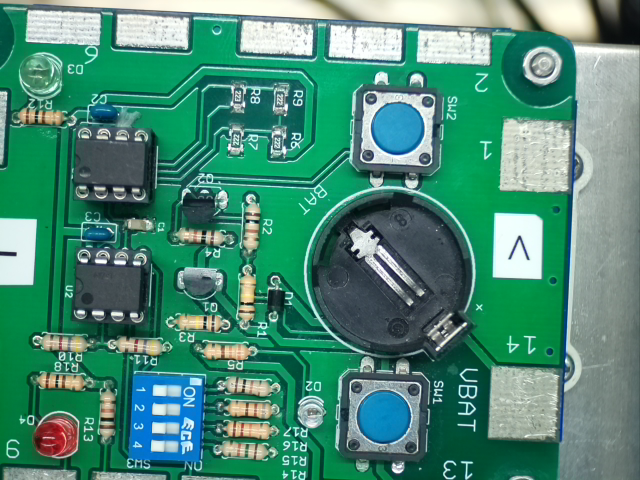
#> input picture 2023_gyaku1.png, 640 x 480 px
$ python -i image_process.py   (imports and definitions only)   (older library calls are emulated)
#> lines starting #> are read from the running program, lines starting #| are printed output that depends on the picture; after the words box and inside, x2 and y2 are one past the last pixel; in counts of white or black regions, pixels touching at a corner belong together
#> further down, picture is the input picture: shape (480, 640, 3); mean B, G, R 118.6, 138.6, 75.2
#!/usr/bin/python3
# -*- coding: utf-8 -*-

# 基本的にこのファイルだけをプログラムすれば良い。

import cv2
import numpy as np

# GPIOを設定する。
# 入力に設定するGPIO番号を外
#32;331;0c部からの入力の順に記述する。
# ピン数は4個である。
# [20 lines left out: functions pin_init, pout_init, not called in this run]


# 画像処理用関数
# ここでいろいろな処理をして、ワークの有無とワークの向きを返す。
# 引数src_imgはカメラから読み込んだ画像
# 戻り値は画像処理した結果
def image_process( src_img ):
# [11 lines of commented-out code are left out]

    sw_model_img = cv2.imread("switch_model.png")

    # 有無、順逆でそれぞれ1にするか0にするかをハードウェア、CB05とのインターフェースによって設定する。
    Presence = 1    # 有
    Absence = 0     # 無
    Forward = 1     # 順方向
    Reverse = 0     # 逆方向
    DoNotCare = -1  # 未使用

#   Capture_sizer = 480
#   Capture_sizec = 640

#   Capture_size_r,Caputure_size_c,Capture_size_color = size_check_img.shape   #入力画像の高さ、幅、（色）を取得

    pixel_mag = 1.0;
#   pixel_mag = Capture_size_r/480*1.0;     #画素数680：480を1.0としたときの入力画像の倍率を求める

#座標の初期値は画素数640：480を基準として設定

    led_default_ulc_fr = 357    #led正位置_左上検査座標の列成分
    led_default_ulc_fc = 130    #led正位置　行
    led_default_ulc_rr = 60     #led逆位置　列
    led_default_ulc_rc = 435    #led逆位置　行

    led_height = 80     #LEDの検査範囲
    led_width = 80

    sw_default_ulc_fr = 60      #基板正向き時のスイッチの検査範囲の左上座標:行成分
    sw_default_ulc_fc = 380     #列成分
    sw_default_ulc_rr = 295     #逆向き時：行成分
    sw_default_ulc_rc = 135

    sw_offset_fr = int( sw_default_ulc_fr*pixel_mag )   #入力画像の画素数に合わせて処理時の座標を求める
    sw_offset_fc = int( sw_default_ulc_fc*pixel_mag )
    sw_offset_rr = int( sw_default_ulc_rr*pixel_mag )
    sw_offset_rc = int( sw_default_ulc_rc*pixel_mag )

    sw_height = 130     #スイッチの検査範囲
    sw_width = 130

    sw_match_threshold = 0.5    #スイッチのパターンマッチングの一致率しきい値

    led_offset_fr = int( led_default_ulc_fr*pixel_mag )
    led_offset_fc = int( led_default_ulc_fc*pixel_mag )
    led_offset_rr = int( led_default_ulc_rr*pixel_mag )
    led_offset_rc = int( led_default_ulc_rc*pixel_mag )
    #色相範囲(角度)　0～255の範囲でしか表せないため1/2で表す
    blue_low = 100  #パレットの青の色相範囲の下限(角度)　200度
    blue_high = 140 #パレットの青の上限　280度
    green_low = 70  #基板の緑
    green_high = 85
    red_low = 10    #赤LEDの色相の下限　赤の範囲は20度から0度経由の340度の範囲
    red_high = 170

    result = [DoNotCare, DoNotCare, DoNotCare, DoNotCare]   # 結果の初期値は、全て「未使用」とする。

    # 画像処理
    hsv_img = cv2.cvtColor( src_img, cv2.COLOR_BGR2HSV )    # HSVに変換する。
#> hsv_img: shape (480, 640, 3); mean H, S, V 78.7, 139.8, 142.7
    split_img = cv2.split( hsv_img )                        # SHVの各チャンネルに分離する。

    # 基板有無判定　緑の面積が広かったら基板があるとみなす。
    hue_img = cv2.inRange( split_img[0], green_low, green_high )    #しきい値内の色相を抽出
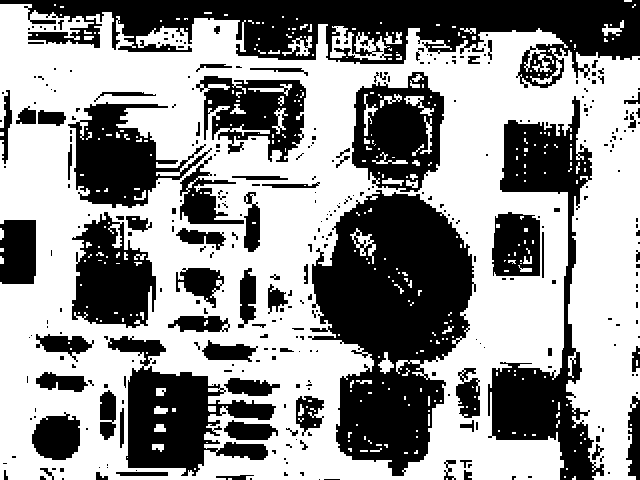
#> hue_img: shape (480, 640); 58% white; 355 black regions (267 under 20 px), largest, box (x1, y1, x2, y2) and area: (308, 190, 476, 476) 28833, (0, 0, 640, 88) 25597, (488, 96, 604, 480) 13939
    sat_img = cv2.inRange( split_img[1], 128, 255 )                 #しきい値以上の彩度を抽出
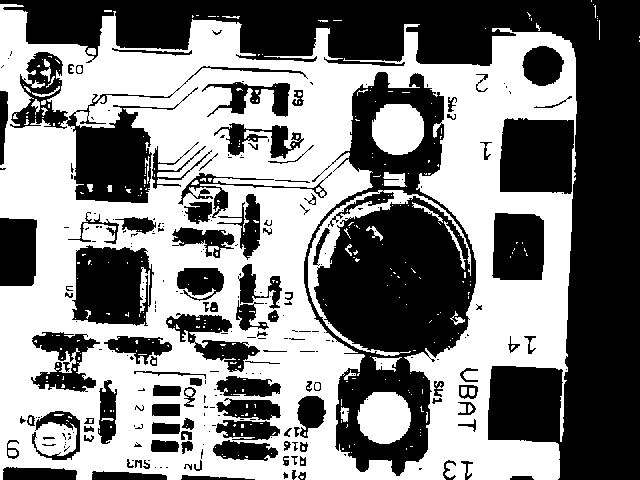
#> sat_img: shape (480, 640); 50.8% white; 265 black regions (155 under 20 px), largest, box (x1, y1, x2, y2) and area: (0, 0, 640, 480) 64626, (304, 72, 476, 476) 32730, (10, 52, 308, 203) 8356
    green_img = cv2.bitwise_and( hue_img,sat_img )                  # 色相と彩度のandを取る
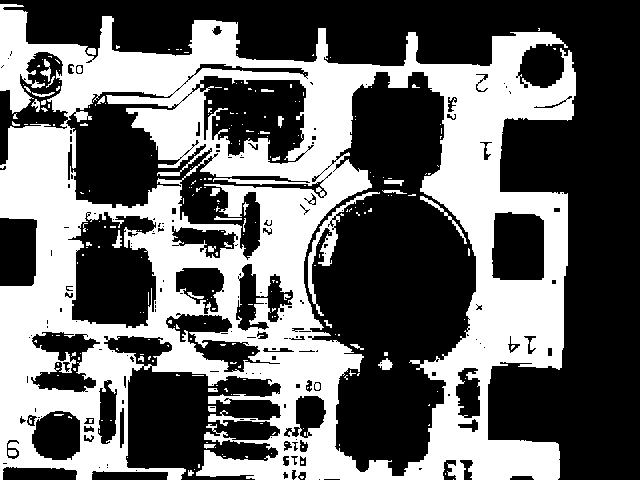
#> green_img: shape (480, 640); 41% white; 252 white regions (215 under 20 px), largest, box (x1, y1, x2, y2) and area: (0, 4, 576, 480) 122188, (308, 192, 380, 316) 1066, (420, 196, 467, 244) 207
    pixel_sum = cv2.reduce( green_img, 1, cv2.REDUCE_SUM, dtype=cv2.CV_64F )/255    # 各行の和を求める。
#> pixel_sum = 480 values, max 475 at index 73, min 0 at index 0, mean 262.4
    pixel_sum = cv2.reduce( pixel_sum, 0, cv2.REDUCE_SUM, dtype=cv2.CV_64F )        # 各列の和を求める。
#> pixel_sum = [125931]
    # [5 lines of commented-out code are left out]

    if pixel_sum > (90000*pixel_mag):   # 緑の面積がある程度以上だったら、
        # 正向き判定　赤のLEDの位置で向きを判定する。
        cropped_img = split_img[0][led_offset_fr:led_offset_fr + led_height, led_offset_fc:led_offset_fc + led_width]   # LED$$
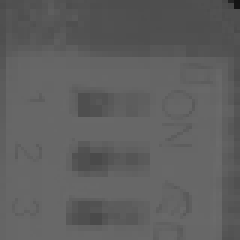
#> cropped_img: shape (80, 80) (shown 3 times larger); min 20, max 107, mean 94.9
        red_img = cv2.inRange( cropped_img, red_low, red_high )                 # 赤ではない範囲を抜き出す。
#> red_img: shape (80, 80); every value is 255
        #red_img = cv2.bitwise_not( red_img )                                   # 赤ではない範囲が抽出されるので、反転して赤の$
        pixel_sum = cv2.reduce( red_img, 1, cv2.REDUCE_SUM, dtype=cv2.CV_64F )/255  # 各行の和を求める。
#> pixel_sum = 80 values from 80 to 80
        pixel_sum = cv2.reduce( pixel_sum, 0, cv2.REDUCE_SUM, dtype=cv2.CV_64F )    # 各列の和を求める。
#> pixel_sum = [6400]
#       print( "red pixels F number:", led_height*led_width - pixel_sum[0][0] )
#       cv2.imshow( "red F image", red_img )
#       cv2.imshow( "red hue F image", cropped_img )
        if led_height*led_width - pixel_sum > (700*pixel_mag) : # 所定の場所 (順位置) に赤LEDがったら、
            #正向き判定　タクトスイッチの位置を判定する。
            cropped_img = src_img[sw_offset_fr:sw_offset_fr + sw_height, sw_offset_fc:sw_offset_fc + sw_width]
            sw_model_img = cv2.cvtColor(sw_model_img,cv2.COLOR_BGR2GRAY)
            cropped_img = cv2.cvtColor(cropped_img,cv2.COLOR_BGR2GRAY)
#           cv2.imshow( "sw f image", cropped_img )
            res = cv2.matchTemplate(cropped_img, sw_model_img, cv2.TM_CCOEFF_NORMED)    #テンプレートマッチング
            loc = np.where(res >= sw_match_threshold)
            h, w = sw_model_img.shape
            cropped_img = cv2.cvtColor( cropped_img, cv2.IMREAD_GRAYSCALE)
            sw_result = 0
            for pt in zip(*loc[::-1]):  #マッチング率の高い場所表示
                cv2.rectangle(cropped_img, pt, (pt[0] + w, pt[1] + h), (0, 0, 255), 2)
                sw_result += 1;
#           cv2.imshow("result F match",cropped_img)
#           print( "match result F:", sw_result)
            if sw_result >0  :
                result[0] = Presence    # 基板有り
            result[0] = Presence    # 基板有り
            result[1] = Forward     # 順方向
            sw_result = 0;

        else :
            # 逆向き判定　赤のLEDの位置で向きを判定する。
            cropped_img = split_img[0][led_offset_rr:led_offset_rr + led_height, led_offset_rc:led_offset_rc + led_width]   # $
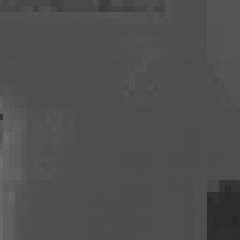
#> cropped_img: shape (80, 80) (shown 3 times larger); min 41, max 109, mean 78.3
            cropped_src_img = src_img[led_offset_rr:led_offset_rr + led_height, led_offset_rc:led_offset_rc + led_width]
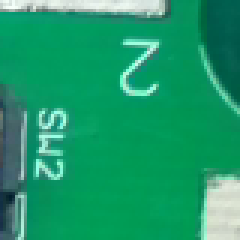
#> cropped_src_img: shape (80, 80, 3) (shown 3 times larger); mean B, G, R 105.9, 153.3, 28.5
#           cv2.imshow( "cropped src R image", cropped_src_img )
            red_img = cv2.inRange( cropped_img, red_low, red_high )                 # 赤ではない範囲を抜き出す。
            #red_img = cv2.bitwise_not( red_img )                                   # 赤ではない範囲が抽出されるので、反転して$
            pixel_sum = cv2.reduce( red_img, 1, cv2.REDUCE_SUM, dtype=cv2.CV_64F )/255  # 各行の和を求める。
#> pixel_sum = 80 values from 80 to 80
            pixel_sum = cv2.reduce( pixel_sum, 0, cv2.REDUCE_SUM, dtype=cv2.CV_64F )    # 各列の和を求める。
#> pixel_sum = [6400]
#           print( "red pixels R number:", led_height*led_width - pixel_sum[0][0] )
#           cv2.imshow( "red  R image", red_img )
#           cv2.imshow( "red hue R image", cropped_img )

            if led_height*led_width - pixel_sum > (700*pixel_mag) : # 所定の場所 (逆位置) に赤LEDがあったら、
                #逆向き判定　タクトスイッチの位置を判定する。
                cropped_img = src_img[sw_offset_rr:sw_offset_rr + sw_height, sw_offset_rc:sw_offset_rc + sw_width]
                sw_model_img = cv2.cvtColor(sw_model_img,cv2.COLOR_BGR2GRAY)
                cropped_img = cv2.cvtColor(cropped_img,cv2.COLOR_BGR2GRAY)
#               cv2.imshow( "sw f image", cropped_img )
                res = cv2.matchTemplate(cropped_img, sw_model_img, cv2.TM_CCOEFF_NORMED)    #テンプレートマッチング
                loc = np.where(res >= sw_match_threshold)
                h, w = sw_model_img.shape   #モデル画像の高さ、幅を取得（四角の描画に利用）
                cropped_img = cv2.cvtColor( cropped_img, cv2.IMREAD_GRAYSCALE)
                sw_result = 0
                for pt in zip(*loc[::-1]):  #マッチング率の高い場所表示
                    cv2.rectangle(cropped_img, pt, (pt[0] + w, pt[1] + h), (0, 0, 255), 2)
                    sw_result += 1;
#               cv2.imshow("result R match",cropped_img)
#               print("match result R",sw_result)
                if sw_result > 0 :
                    result[0] = Presence    # 基板有り
                    result[1] = Reverse     # 逆方向
                else :
                    result[0] = Absence # 基板無し
    else :
        # パレット有無判定
        hue_img = cv2.inRange( split_img[0], blue_low, blue_high )      #
        sat_img = cv2.inRange( split_img[1], 180, 255 )
        blue_img = cv2.bitwise_and( hue_img, sat_img )
        pixel_sum = cv2.reduce( blue_img, 1, cv2.REDUCE_SUM, dtype=cv2.CV_64F )/255 # 各行の和を求める。
        pixel_sum = cv2.reduce( pixel_sum, 0, cv2.REDUCE_SUM, dtype=cv2.CV_64F )    # 各列の和を求める。
        # [4 lines of commented-out code are left out]

        if pixel_sum > (180000.0*pixel_mag) :   # 青の面積がある程度以上だったら、
            result[0] = Absence     # 基板無し
            result[1] = Presence    # パレット有り
        else :
            result[0] = Absence     # 基板無し
            result[1] = Absence     # パレット無し

#   gray_img = cv2.cvtColor( src_img, cv2.COLOR_BGR2GRAY )      # グレースケールに変換する。
#   zeros = gray_img * 0                                        # オール0の画像を生成する。
#   split_img = cv2.split( src_img )                            # カラー画像をBGRの3枚に分離する。
#   blue_img = cv2.merge( ( split_img[0], zeros, zeros ) )      # 青画像を作成する。
#   green_img = cv2.merge( ( zeros, split_img[1], zeros ) )     # 緑画像を作成する。
#   red_img = cv2.merge( ( zeros, zeros, split_img[2] ) )       # 赤画像を作成する。
#   inverted_img = 255 - gray_img                               # 白黒反転する。

    # 画像の表示は、デバッグの時だけ行う。
#   cv2.imshow( "source image", src_img )   # 表示する。
#   cv2.imshow( "gray scale image", gray_img )                  # 表示する。
    #cv2.imshow( "blue channel image", blue_img )               # 表示する。
    #cv2.imshow( "green channel image", green_img )             # 表示する。
    #cv2.imshow( "red channel image", red_img )                 # 表示する。
    #cv2.imshow( "gray scale inverted image", inverted_img )    # 表示する。
#   print( "Result", result )

    cv2.waitKey( 1 )    # 表示のアクションを起こす。
    # [8 lines of commented-out code are left out]

    return result

>>> import cv2
>>> picture = cv2.imread('2023_gyaku1.png')
>>> result = image_process(picture)
#> result = [-1, -1, -1, -1]

$ run again, on 2023_ng1.png
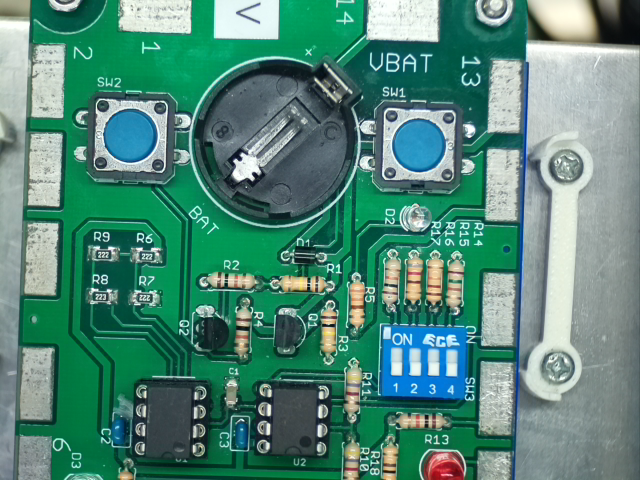
#> input picture 2023_ng1.png, 640 x 480 px
#> picture is the input picture: shape (480, 640, 3); mean B, G, R 120.6, 135.3, 82.6
#> hsv_img: shape (480, 640, 3); mean H, S, V 80.5, 125, 139.4
#> in image_process, `hue_img = cv2.inRange( split_img[0], green_low, green_high )`:
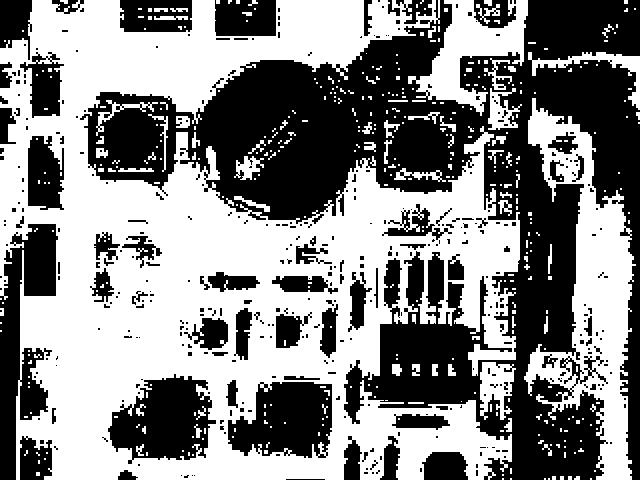
#> hue_img: shape (480, 640); 52.8% white; 381 black regions (296 under 20 px), largest, box (x1, y1, x2, y2) and area: (80, 0, 640, 480) 97755, (0, 224, 58, 480) 7620, (108, 374, 216, 464) 6136
#> sat_img: shape (480, 640); 45.2% white; 318 white regions (286 under 20 px), largest, box (x1, y1, x2, y2) and area: (16, 0, 528, 480) 130461, (104, 109, 157, 162) 2206, (392, 120, 446, 172) 2172
#> green_img: shape (480, 640); 35.3% white; 285 white regions (245 under 20 px), largest, box (x1, y1, x2, y2) and area: (16, 0, 520, 480) 98975, (408, 0, 528, 116) 5271, (468, 344, 516, 376) 558
#> in image_process, `pixel_sum = cv2.reduce( green_img, 1, cv2.REDUCE_SUM, dtype=cv2.CV_64F..`: pixel_sum = 480 values, max 417 at index 40, min 15 at index 117, mean 225.7
#> in image_process, `pixel_sum = cv2.reduce( pixel_sum, 0, cv2.REDUCE_SUM, dtype=cv2.CV_64F )`: pixel_sum = [108334]
#> red_img: shape (80, 80); every value is 255
#> in image_process, `pixel_sum = cv2.reduce( red_img, 1, cv2.REDUCE_SUM, dtype=cv2.CV_64F )..`: pixel_sum = 80 values from 80 to 80
#> in image_process, `pixel_sum = cv2.reduce( pixel_sum, 0, cv2.REDUCE_SUM, dtype=cv2.CV_64F )`: pixel_sum = [6400]
#> in image_process, `cropped_src_img = src_img[led_offset_rr:led_offset_rr + led_height, le..`:
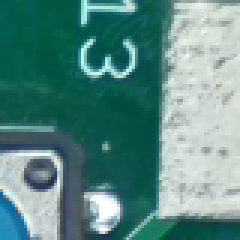
#> cropped_src_img: shape (80, 80, 3) (shown 3 times larger); mean B, G, R 131.9, 137.2, 91.1
#> in image_process, `pixel_sum = cv2.reduce( red_img, 1, cv2.REDUCE_SUM, dtype=cv2.CV_64F )..`: pixel_sum = 80 values from 80 to 80
#> in image_process, `pixel_sum = cv2.reduce( pixel_sum, 0, cv2.REDUCE_SUM, dtype=cv2.CV_64F )`: pixel_sum = [6400]
#> result = [-1, -1, -1, -1]

$ run again, on 2023_ng2.png
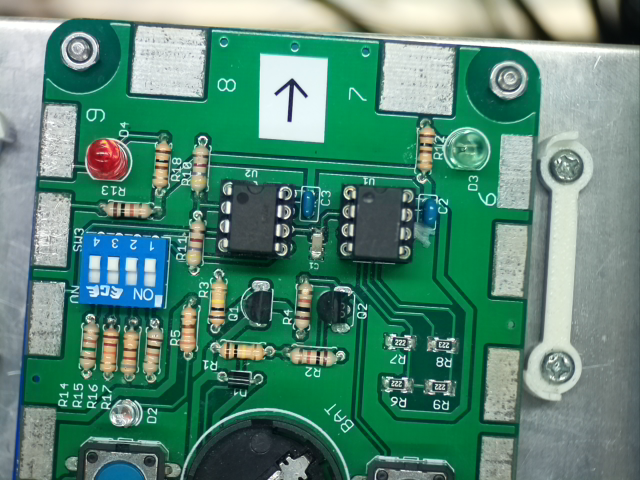
#> input picture 2023_ng2.png, 640 x 480 px
#> picture is the input picture: shape (480, 640, 3); mean B, G, R 117.7, 135.5, 86.2
#> hsv_img: shape (480, 640, 3); mean H, S, V 76.9, 123.8, 139
#> in image_process, `hue_img = cv2.inRange( split_img[0], green_low, green_high )`:
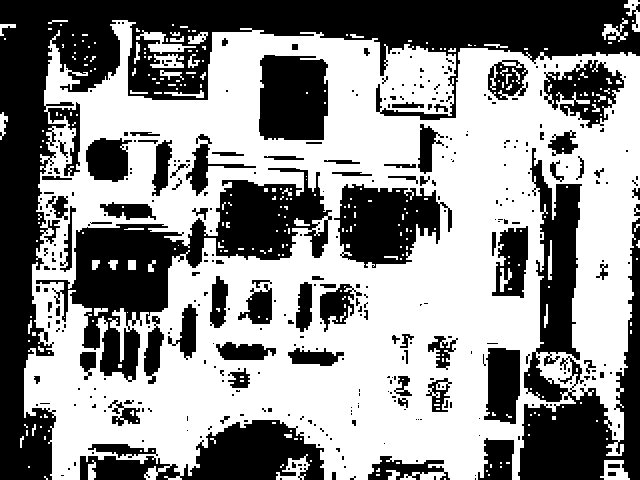
#> hue_img: shape (480, 640); 56.1% white; 370 black regions (272 under 20 px), largest, box (x1, y1, x2, y2) and area: (0, 0, 640, 480) 52158, (36, 168, 332, 382) 17983, (518, 148, 640, 480) 17258
#> sat_img: shape (480, 640); 43.9% white; 276 white regions (236 under 20 px), largest, box (x1, y1, x2, y2) and area: (12, 20, 541, 480) 128941, (188, 412, 347, 480) 1789, (96, 461, 144, 480) 689
#> green_img: shape (480, 640); 36.6% white; 261 white regions (221 under 20 px), largest, box (x1, y1, x2, y2) and area: (24, 48, 541, 480) 76080, (44, 25, 421, 166) 24110, (32, 142, 304, 289) 7791
#> in image_process, `pixel_sum = cv2.reduce( green_img, 1, cv2.REDUCE_SUM, dtype=cv2.CV_64F..`: pixel_sum = 480 values, max 419 at index 398, min 0 at index 0, mean 234.4
#> in image_process, `pixel_sum = cv2.reduce( pixel_sum, 0, cv2.REDUCE_SUM, dtype=cv2.CV_64F )`: pixel_sum = [112522]
#> in image_process, `pixel_sum = cv2.reduce( red_img, 1, cv2.REDUCE_SUM, dtype=cv2.CV_64F )..`: pixel_sum = 80 values, max 80 at index 0, min 74 at index 1, mean 79.75
#> in image_process, `pixel_sum = cv2.reduce( pixel_sum, 0, cv2.REDUCE_SUM, dtype=cv2.CV_64F )`: pixel_sum = [6380]
#> in image_process, `cropped_src_img = src_img[led_offset_rr:led_offset_rr + led_height, le..`:
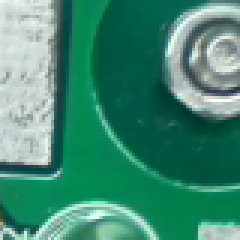
#> cropped_src_img: shape (80, 80, 3) (shown 3 times larger); mean B, G, R 115.3, 137.5, 65.7
#> in image_process, `pixel_sum = cv2.reduce( red_img, 1, cv2.REDUCE_SUM, dtype=cv2.CV_64F )..`: pixel_sum = 80 values from 80 to 80
#> in image_process, `pixel_sum = cv2.reduce( pixel_sum, 0, cv2.REDUCE_SUM, dtype=cv2.CV_64F )`: pixel_sum = [6400]
#> result = [-1, -1, -1, -1]

$ run again, on 2023_ng3.png
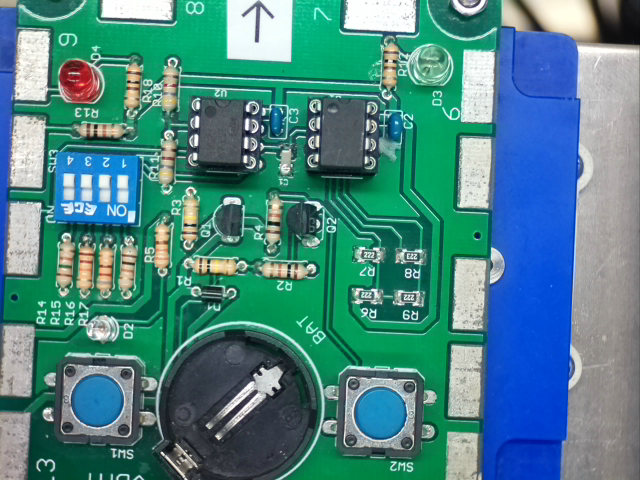
#> input picture 2023_ng3.png, 640 x 480 px
#> picture is the input picture: shape (480, 640, 3); mean B, G, R 133.6, 131.9, 75.3
#> hsv_img: shape (480, 640, 3); mean H, S, V 78.6, 138, 152.2
#> in image_process, `hue_img = cv2.inRange( split_img[0], green_low, green_high )`:
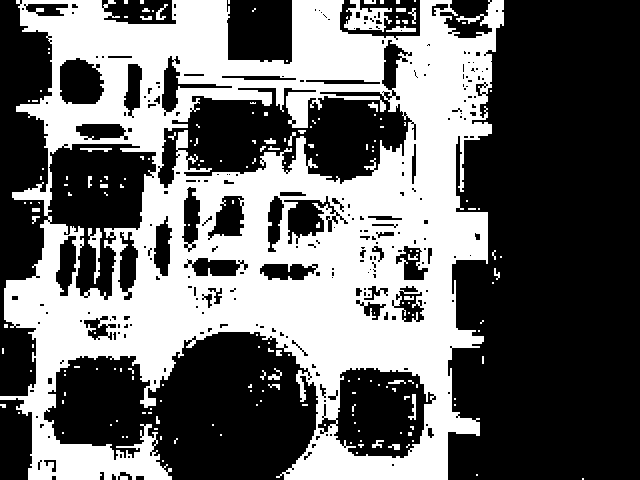
#> hue_img: shape (480, 640); 41.1% white; 189 white regions (150 under 20 px), largest, box (x1, y1, x2, y2) and area: (0, 0, 504, 480) 122754, (344, 0, 392, 32) 781, (88, 228, 102, 284) 320
#> sat_img: shape (480, 640); 53.2% white; 222 black regions (123 under 20 px), largest, box (x1, y1, x2, y2) and area: (500, 0, 640, 480) 34274, (42, 321, 437, 480) 33466, (12, 27, 454, 227) 17135
#> green_img: shape (480, 640); 33.1% white; 213 white regions (170 under 20 px), largest, box (x1, y1, x2, y2) and area: (4, 0, 496, 480) 72445, (20, 0, 384, 88) 15990, (16, 66, 272, 152) 5629
#> in image_process, `pixel_sum = cv2.reduce( green_img, 1, cv2.REDUCE_SUM, dtype=cv2.CV_64F..`: pixel_sum = 480 values, max 402 at index 310, min 35 at index 393, mean 211.8
#> in image_process, `pixel_sum = cv2.reduce( pixel_sum, 0, cv2.REDUCE_SUM, dtype=cv2.CV_64F )`: pixel_sum = [101667]
#> in image_process, `pixel_sum = cv2.reduce( red_img, 1, cv2.REDUCE_SUM, dtype=cv2.CV_64F )..`: pixel_sum = 80 values, max 80 at index 0, min 78 at index 59, mean 79.7
#> in image_process, `pixel_sum = cv2.reduce( pixel_sum, 0, cv2.REDUCE_SUM, dtype=cv2.CV_64F )`: pixel_sum = [6376]
#> in image_process, `cropped_src_img = src_img[led_offset_rr:led_offset_rr + led_height, le..`:
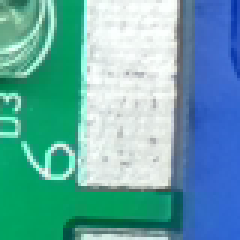
#> cropped_src_img: shape (80, 80, 3) (shown 3 times larger); mean B, G, R 170, 167.3, 102.4
#> in image_process, `pixel_sum = cv2.reduce( red_img, 1, cv2.REDUCE_SUM, dtype=cv2.CV_64F )..`: pixel_sum = 80 values from 80 to 80
#> in image_process, `pixel_sum = cv2.reduce( pixel_sum, 0, cv2.REDUCE_SUM, dtype=cv2.CV_64F )`: pixel_sum = [6400]
#> result = [-1, -1, -1, -1]
